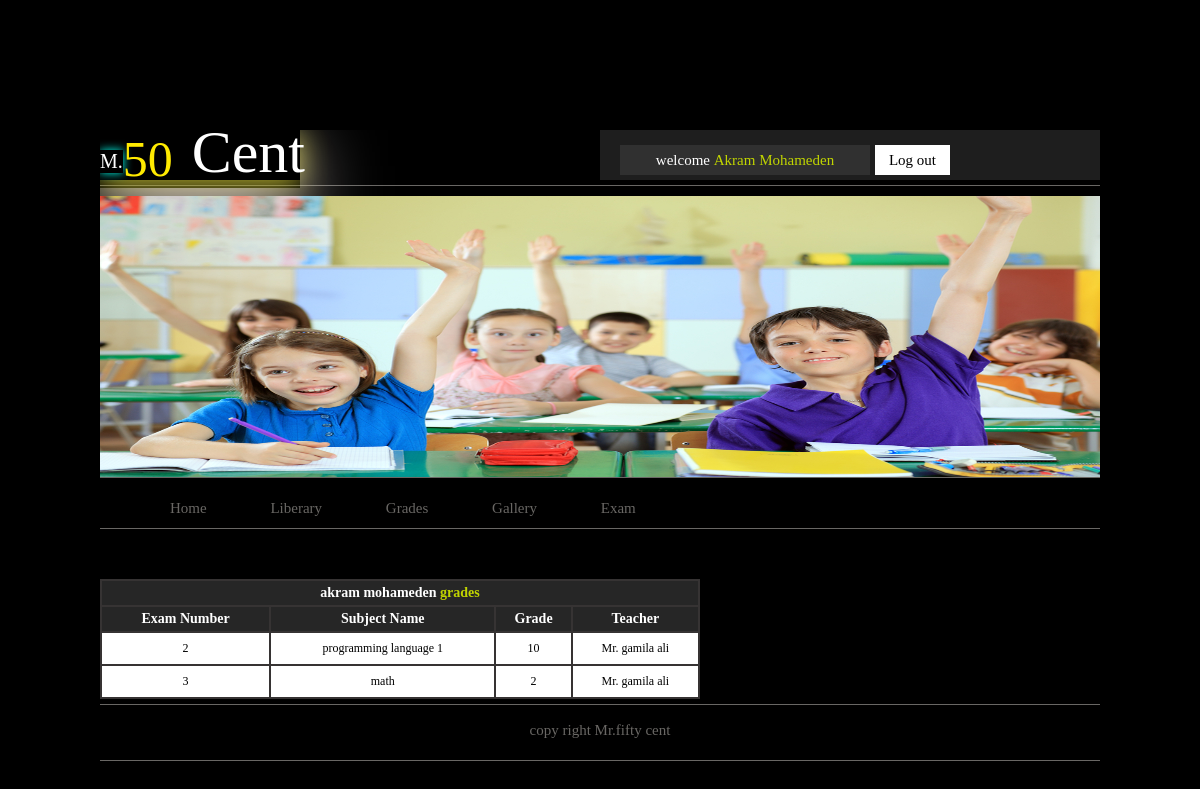
The app's page /school_management/cpanel/studentgrades.php (signed in) with its own data.
### tables this page shows
CREATE TABLE IF NOT EXISTS `grades` (
  `id_student` int(11) NOT NULL DEFAULT '0',
  `id_exam` int(11) NOT NULL DEFAULT '0',
  `grade` int(5) DEFAULT NULL,
  PRIMARY KEY (`id_student`,`id_exam`),
  KEY `id_exam` (`id_exam`)
);

CREATE TABLE IF NOT EXISTS `exam` (
  `id` int(11) NOT NULL AUTO_INCREMENT,
  `exam_date` text,
  `exam_duration` int(2) DEFAULT NULL,
  `grade` int(3) DEFAULT NULL,
  `id_teacher` int(11) DEFAULT NULL,
  `id_subject` int(11) DEFAULT NULL,
  PRIMARY KEY (`id`),
  KEY `id_teacher` (`id_teacher`),
  KEY `id_subject` (`id_subject`)
);

CREATE TABLE IF NOT EXISTS `subject` (
  `id` int(11) NOT NULL AUTO_INCREMENT,
  `name` varchar(250) DEFAULT NULL,
  PRIMARY KEY (`id`)
);

CREATE TABLE IF NOT EXISTS `teacher` (
  `id` int(11) NOT NULL AUTO_INCREMENT,
  `name` varchar(50) DEFAULT NULL,
  `email` varchar(50) DEFAULT NULL,
  `password` varchar(32) DEFAULT NULL,
  `address` text,
  `phone_number` text,
  `register_date` timestamp NULL DEFAULT NULL,
  PRIMARY KEY (`id`)
);

### school_management/lib/grade.php (called while the page is built, shortened)
<?php
require_once '../config.php';
class Grade{
     public static function retrieveStudentGradesByIdStudent($id_student){
        global $dbh;
        $sql=$dbh->prepare("SELECT * FROM grades WHERE id_student='$id_student'");
        $sql->execute();
        $data=null;
        while($fetch=$sql->fetch(PDO::FETCH_ASSOC)):
           $data[]=$fetch;
        endwhile;
        return $data;
    }
}
?>

### school_management/lib/exam.php (called while the page is built, shortened)
<?php
require_once '../config.php';
class Exam{
    public static function retrieveExamById($id){
        global $dbh;
        $sql=$dbh->prepare("SELECT * FROM exam WHERE id='$id'");
        $sql->execute();
        $fetch=$sql->fetch(PDO::FETCH_ASSOC);
        return $fetch;
    }
     public static function retrieveExamSubjectById($id){
        global $dbh;
        $sql=$dbh->prepare("SELECT id_subject FROM exam WHERE id='$id'");
        $sql->execute();
        $data=null;
        while($fetch=$sql->fetch(PDO::FETCH_ASSOC)){
        $data=$fetch;
        }
        return $data['id_subject'];
    }
}
?>

### school_management/lib/subject.php (called while the page is built, shortened)
<?php
    require_once '../config.php';
    class Subject{
         public static function retrieveSubjectName($id){
            global $dbh;
            $sql=$dbh->prepare("SELECT name FROM subject WHERE id='$id'");
            $sql->execute();
            $fetch=$sql->fetch(PDO::FETCH_ASSOC);
            if(is_array($fetch)){
                return $fetch['name'];
            }else{
                return FALSE;
            }
        }
    }
?>

### school_management/lib/teacher.php (called while the page is built, shortened)
<?php
require_once '../config.php';
class Teacher{
     public static function retrieveTeacherNameById($id){
        global $dbh;
        $sql=$dbh->prepare("SELECT name FROM teacher WHERE id='$id'");
        $sql->execute();
        $data=null;
        while($fetch=$sql->fetch(PDO::FETCH_ASSOC)){
        $data=$fetch;
        }
        return $data['name'];
    }
}
?>

### school_management/cpanel/studentgrades.php (the view, shortened to what this page needs)
<?php
    require_once '../lib/teacher.php';
    require_once '../lib/subject.php';
    require_once '../lib/exam.php';
    require_once '../lib/student.php';
    require_once '../lib/grade.php';
    require_once 'template/header.php';
?>
<div id="content">
    <?php
        if (!(isset($_SESSION['id']) && isset($_SESSION['name']))) {
            echo 'please log in <a href="login.php">log in</a>';
            echo '<div id="loginImage"><a href="login.php"title="login"><img src="template/images/Log In.jpg"></a></div>';
        } else {
            ?>
    <div id="left_content">
        <table>
            <thead style="text-align:center;">
                <tr><td colspan="4"><?php echo $_SESSION['name'].' ';?><span style="color:#c1d500;">grades</span></td></tr>
                <tr style='font-family:georgia;text-transform:capitalize;'>
                    <td>exam number</td>
                    <td>subject name</td>
                    <td>grade</td>
                    <td>teacher</td>
                </tr>
            </thead>
            <tbody style="background:#FFF;color:#000;">
                <?php
                    $allGrades=Grade::retrieveStudentGradesByIdStudent($_SESSION['id']);
                    if(is_array($allGrades)){
                        foreach ($allGrades as $grades):
                            $id_sbject= Exam::retrieveExamSubjectById($grades['id_exam']);
                            $exam=Exam::retrieveExamById($grades['id_exam']);
                            echo '<tr>
                                    <td>'.$grades['id_exam'].'</td>
                                    <td>'.Subject::retrieveSubjectName($id_sbject).'</td>
                                    <td>'.$grades['grade'].'</td>';
                                    if(is_array($exam)){
                                       echo'<td>Mr. '.Teacher::retrieveTeacherNameById($exam['id_teacher']).'</td>';
                                    }else{
                                        echo '<div id="msg">no teachers<div>';
                                    }
                                    echo '</tr>';
                        endforeach;
                    }else{
                        echo '<div id="msg">there is no result you may not have entered the exam</div>';
                    }
                ?>
            </tbody>
        </table>
    </div>
    <?php }?>
</div>

### school_management/cpanel/template/css/base.css (style rules this page uses)
body { background:#000; font-family:tahoma; font-style:arial; font-size:15px; color: #fff7a1; }
#navbar { width:100%; height:30px; border-bottom:1px solid #696764; padding-bottom:5px; }
#navbar ul li { display:inline; padding:0px 30px 0 30px; line-height:30px; }
#navbar ul li a { text-transform:capitalize; font-family:georgia; text-decoration:none; color:#696764; }
#content { width:100%; height:auto; overflow: hidden; border-bottom:1px solid #696764; padding-bottom:5px; }
#left_content { width:750px;height:auto;overflow:hidden;float:left; }
#content table { background: #363333; display:blok; margin: 50px 0px 0px; color:#FFF; width:80%; border:solid 1px rgb(38, 38, 38) none repeat scroll 0% 0%; }
#content table thead { background: rgb(38, 38, 38) none repeat scroll 0% 0%; height: 50px; font-family: tahoma; font-style:normal; font-size: 14px; font-weight: bold; color: rgb(255, 255, 255); }
#content table tbody { height: 30px; font-family: tahoma; font-style:normal; font-size: 12px; color: #FFF; text-align: center; }
#content table tbody tr td { padding:8px 0; }
#footer { width:100%; height:50px; padding-bottom:5px; border-bottom:1px solid #696764; text-align:center; line-height:50px; }
#footer a { text-decoration:none; color:#696764; }

### records on screen
grades: id_exam "2", id_exam.name "programming language 1", grade "10", id_exam.name "gamila ali"
grades: id_exam "3", id_exam.name "math", grade "2", id_exam.name "gamila ali"

### other values on screen
$_SESSION['name'] "Akram Mohameden"
$_SESSION['name'] "akram mohameden"
